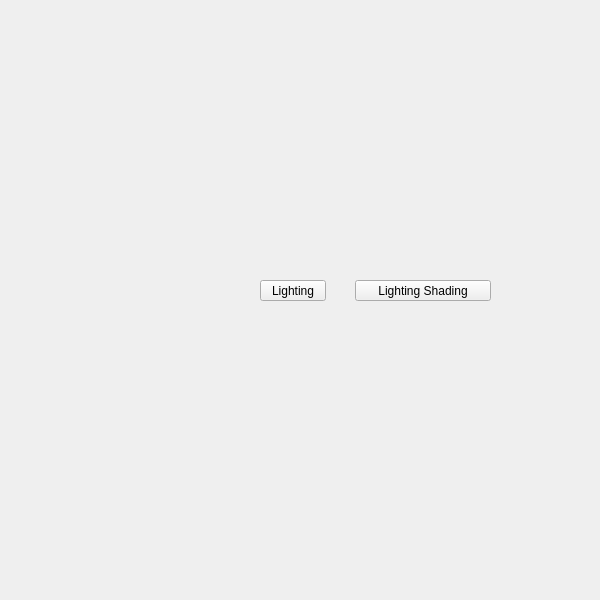
<?xml version="1.0" encoding="UTF-8"?>
<ui version="4.0">
 <class>QtUi</class>
 <widget class="QMainWindow" name="QtUi">
  <property name="enabled">
   <bool>true</bool>
  </property>
  <property name="geometry">
   <rect>
    <x>0</x>
    <y>0</y>
    <width>600</width>
    <height>600</height>
   </rect>
  </property>
  <property name="sizePolicy">
   <sizepolicy hsizetype="Ignored" vsizetype="Ignored">
    <horstretch>0</horstretch>
    <verstretch>0</verstretch>
   </sizepolicy>
  </property>
  <property name="minimumSize">
   <size>
    <width>0</width>
    <height>0</height>
   </size>
  </property>
  <property name="maximumSize">
   <size>
    <width>600</width>
    <height>600</height>
   </size>
  </property>
  <property name="toolButtonStyle">
   <enum>Qt::ToolButtonIconOnly</enum>
  </property>
  <property name="tabShape">
   <enum>QTabWidget::Triangular</enum>
  </property>
  <property name="dockNestingEnabled">
   <bool>true</bool>
  </property>
  <property name="dockOptions">
   <set>QMainWindow::AllowNestedDocks|QMainWindow::AllowTabbedDocks|QMainWindow::AnimatedDocks|QMainWindow::ForceTabbedDocks</set>
  </property>
  <widget class="QWidget" name="widget">
   <property name="sizePolicy">
    <sizepolicy hsizetype="Ignored" vsizetype="Ignored">
     <horstretch>0</horstretch>
     <verstretch>0</verstretch>
    </sizepolicy>
   </property>
   <widget class="QPushButton" name="i014">
    <property name="geometry">
     <rect>
      <x>260</x>
      <y>280</y>
      <width>66</width>
      <height>21</height>
     </rect>
    </property>
    <property name="minimumSize">
     <size>
      <width>0</width>
      <height>21</height>
     </size>
    </property>
    <property name="maximumSize">
     <size>
      <width>16777215</width>
      <height>21</height>
     </size>
    </property>
    <property name="accessibleName">
     <string>lighting</string>
    </property>
    <property name="text">
     <string>Lighting</string>
    </property>
   </widget>
   <widget class="QPushButton" name="i027">
    <property name="geometry">
     <rect>
      <x>355</x>
      <y>280</y>
      <width>136</width>
      <height>21</height>
     </rect>
    </property>
    <property name="minimumSize">
     <size>
      <width>0</width>
      <height>21</height>
     </size>
    </property>
    <property name="maximumSize">
     <size>
      <width>999</width>
      <height>21</height>
     </size>
    </property>
    <property name="accessibleName">
     <string>lighting_shading</string>
    </property>
    <property name="text">
     <string>Lighting Shading</string>
    </property>
   </widget>
  </widget>
 </widget>
 <resources/>
 <connections/>
 <designerdata>
  <property name="gridDeltaX">
   <number>5</number>
  </property>
  <property name="gridDeltaY">
   <number>10</number>
  </property>
  <property name="gridSnapX">
   <bool>true</bool>
  </property>
  <property name="gridSnapY">
   <bool>true</bool>
  </property>
  <property name="gridVisible">
   <bool>true</bool>
  </property>
 </designerdata>
</ui>
